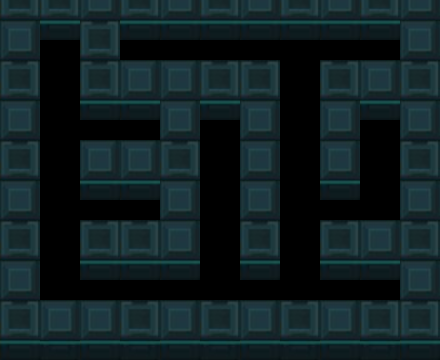

The image is a tile-based game level rendered from a .tmx file. Its description and source (layers, tilesets, objects; grid data summarised) follow:
An orthogonal 22x18 tile map with 20x20 px tiles, 1 tile layer (BG), 1 hidden layer not drawn, 2 tilesets and 1 object (Hero).

<map version="1.10" tiledversion="1.10.2" orientation="orthogonal" renderorder="right-down" width="22" height="18" tilewidth="20" tileheight="20" infinite="0" nextlayerid="5" nextobjectid="3">
 <tileset firstgid="1" source="BG.tsx" />
 <tileset firstgid="31" source="meta.tsx" />
 <layer id="1" name="BG" width="22" height="18">
  <data>[396 cells, 282 non-empty, 12 distinct tile ids]</data>
 </layer>
 <layer id="2" name="meta" width="22" height="18" visible="0">
  <data>[396 cells, 282 non-empty, 2 distinct tile ids]</data>
 </layer>
 <objectgroup id="4" name="Spawpoint">
  <object id="1" name="Hero" x="60" y="276.667">
   <point />
  </object>
 </objectgroup>
</map>
